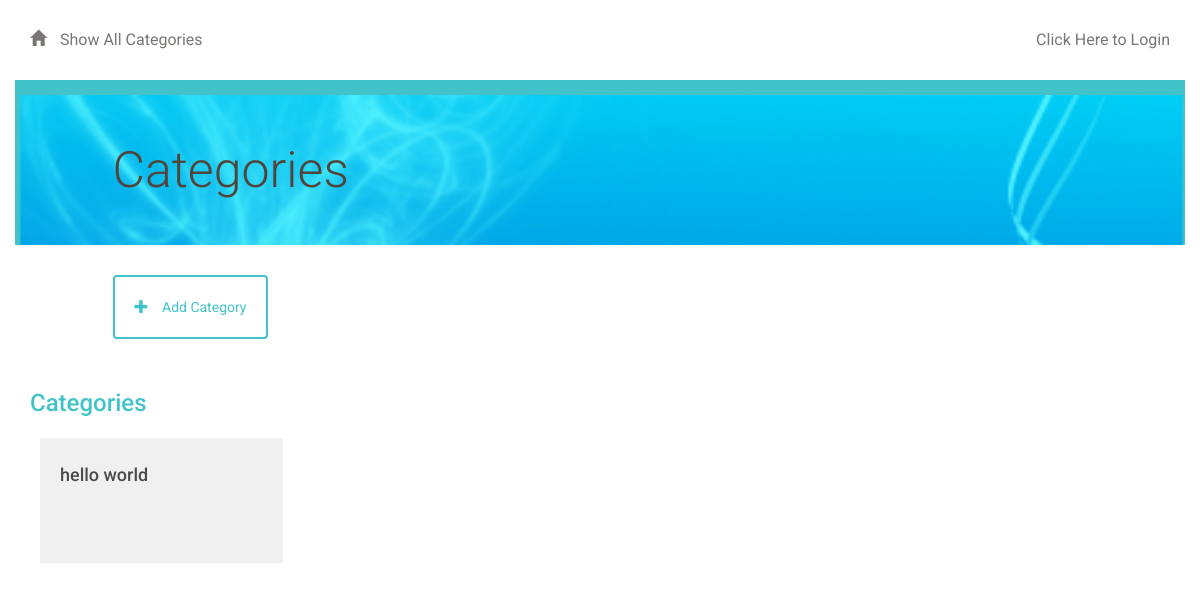
Page /category/ on the earlier database version.
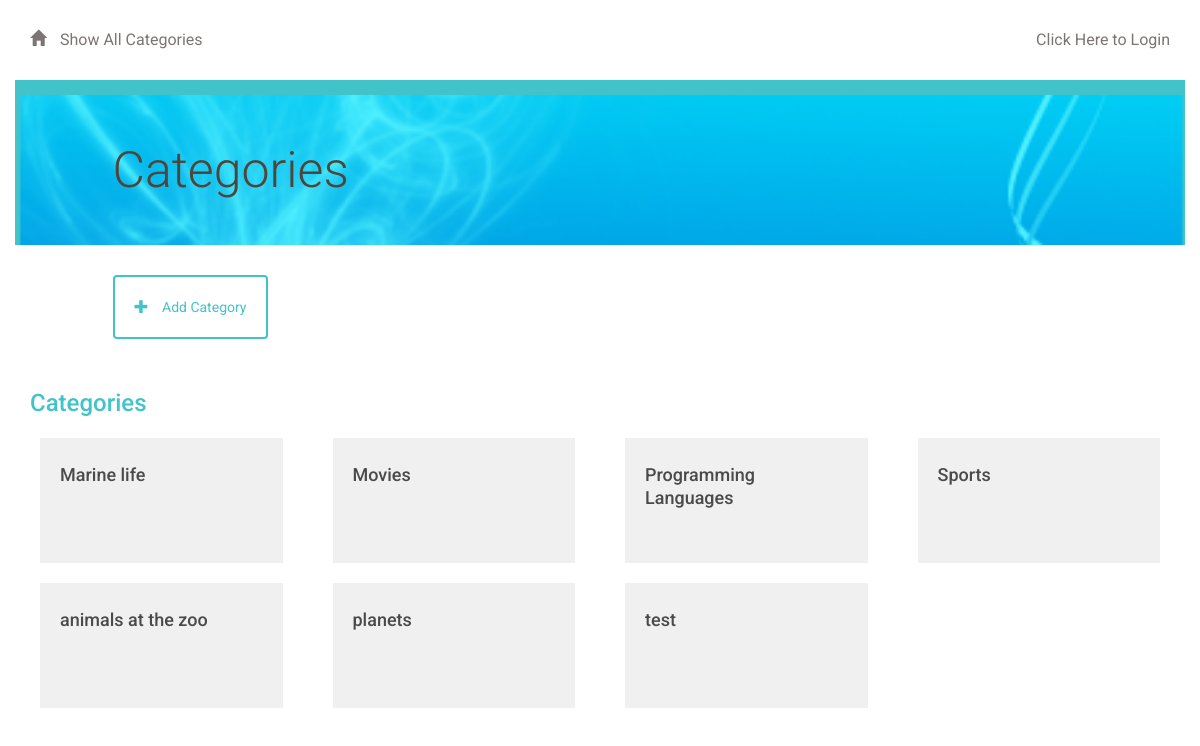
Same page on the later database version.
### model.py (models this page shows, shortened)
class Category(Base):
    __tablename__ = 'category'
    id = Column(Integer, primary_key=True)
    name = Column(String(250), nullable=False)
    user_id = Column(Integer, ForeignKey('user.id'))
    user = relationship(User)
    catalog_item = relationship('CatalogItem', cascade='all, delete-orphan')

### application.py (the view)
@app.route('/')
@app.route('/category/')
def showCategories():
    categories = session.query(Category).order_by(Category.name)
    if 'username' not in login_session:
        return render_template('publiccategories.html', categories=categories)
    else:
        return render_template('categories.html', categories=categories)

### templates/publiccategories.html (shortened to what this page needs)
{% extends "main.html" %}
{% block content %}
{% include "header.html" %}
<div class="row divider blue">
	<div class="col-md-12"></div>
</div>
<div class="row banner main">
	<div class="col-md-1"></div>
	<div class="col-md-11 padding-none">
		<h1>Categories</h1>
	</div>
</div>
<div class="row padding-top padding-bottom">
	<div class="col-md-1"></div>
	<div class="col-md-10 padding-none">
		<a href="{{url_for('newCategory')}}">
			<button class="btn btn-default" id="new-category">
				<span class="glyphicon glyphicon-plus" aria-hidden="true"></span> Add Category
			</button>
		</a>
	</div>
</div>
{% if categories !=[] %}
<div class="row">
	<div class="col-md-11">
		<h2>Categories</h2>
	</div>
	<div class="col-md-1"></div>
</div>
<div class="row">
	{% for category in categories %}
	<div class="col-md-3">
		<div class="catalog-item">
			<a href = "{{url_for('showCatalog', category_id = category.id)}}">
				<h3>{{category.name}}</h3>
			</a>
		</div>
	</div>
	{% endfor %}
</div>
{% endif %}
{% endblock %}

Differences in the rows shown:
added Category: name "Marine life"
added Category: name "Movies"
changed Category: name "hello world" → "Programming Languages"
added Category: name "Sports"
added Category: name "animals at the zoo"
added Category: name "planets"
added Category: name "test"
